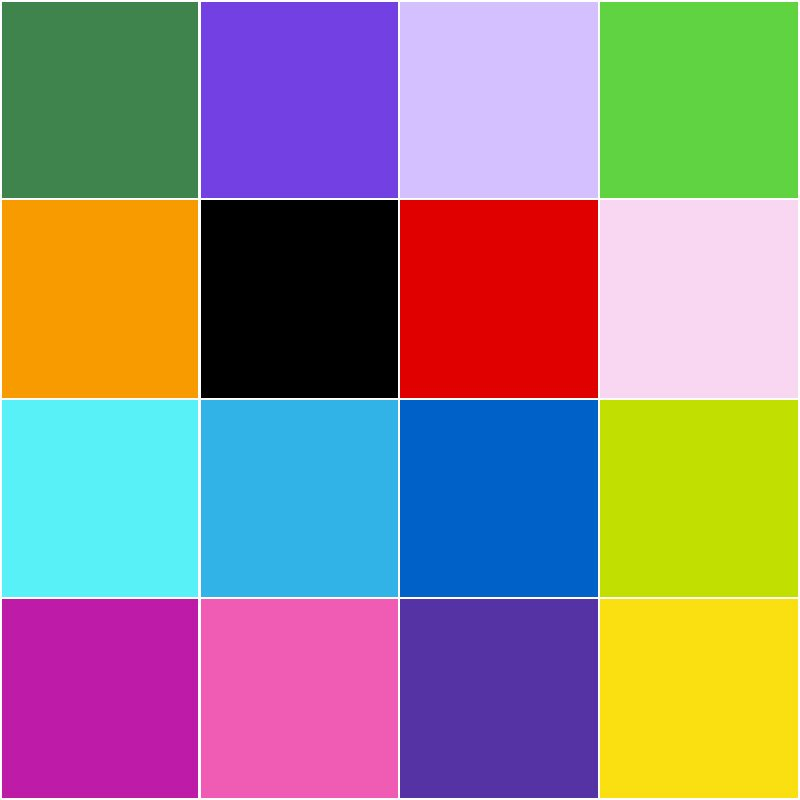
#> input picture project/colors.jpg, 800 x 800 px, found by its file name
$ jupyter execute 1.ipynb
#> lines starting #> are read from the running program, lines starting #| are printed output that depends on the picture; after the words box and inside, x2 and y2 are one past the last pixel; in counts of white or black regions, pixels touching at a corner belong together
[cell 1]
import cv2
import numpy as np

# convert an image to an array
image = cv2.imread("colors.jpg")
#> image is the input picture: shape (800, 800, 3); mean B, G, R 132.6, 134.4, 146.8

#lower and upper limits of the desired color (red)
lower_range = np.array([0,0,200])
upper_range = np.array([10,10,255])

#create a mask using ranges
mask = cv2.inRange(image, lower_range, upper_range)
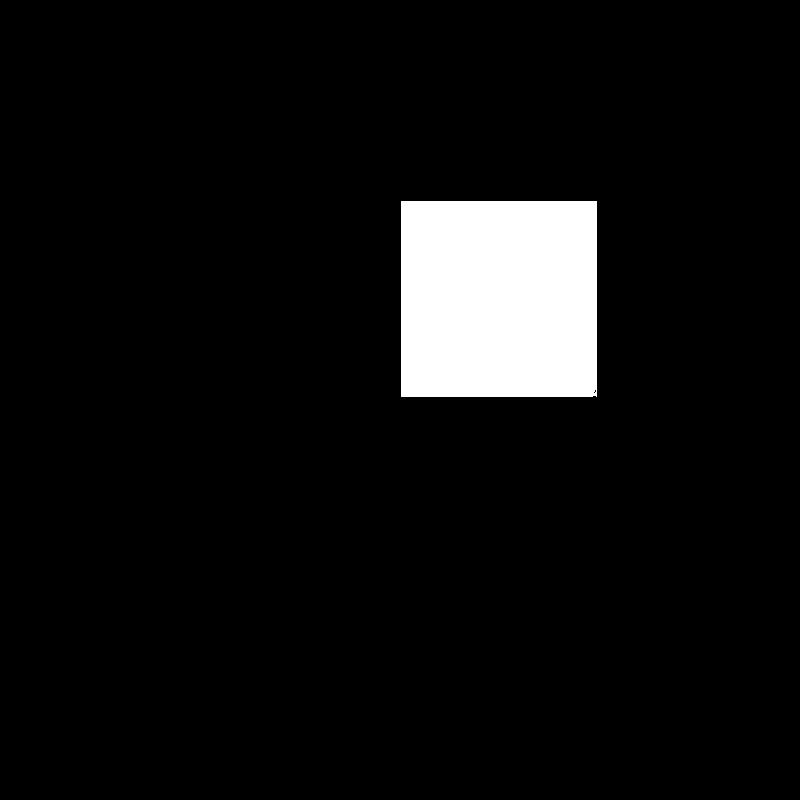
#> mask: shape (800, 800); 6% white; 1 white region, box (x1, y1, x2, y2) and area: (401, 201, 597, 397) 38410

#segment mask area in the original image
result = cv2.bitwise_and(image, image, mask=mask)
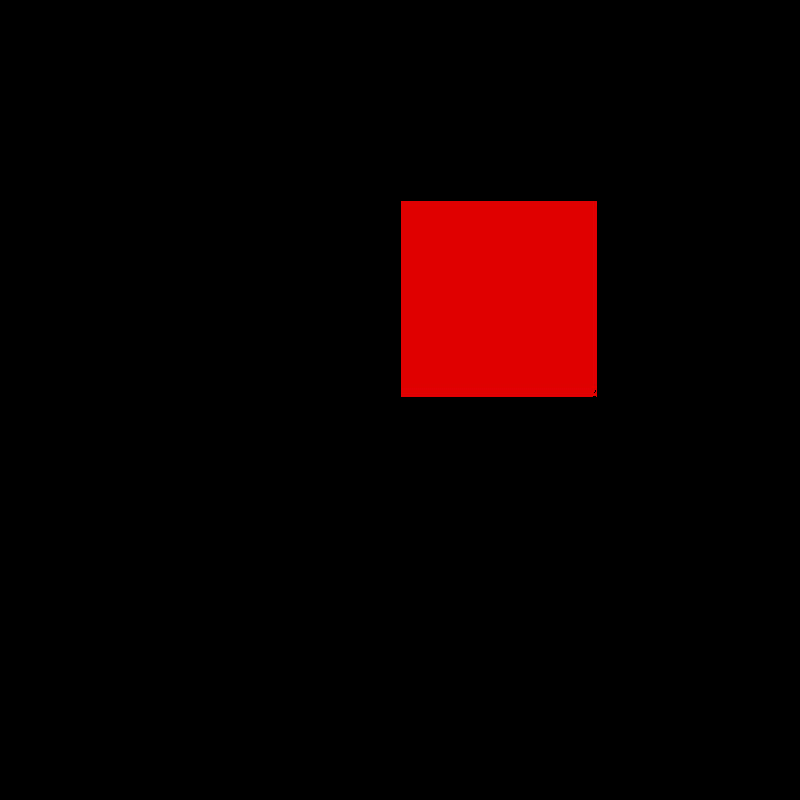
#> result: shape (800, 800, 3); mean B, G, R 0, 0, 13.4

#show original image, mask and segmented image
cv2.imshow("image", image)
cv2.imshow("mask", mask)
cv2.imshow("result", result)

#end of script (wait a key press and close all windows)
cv2.waitKey(0)
cv2.destroyAllWindows
